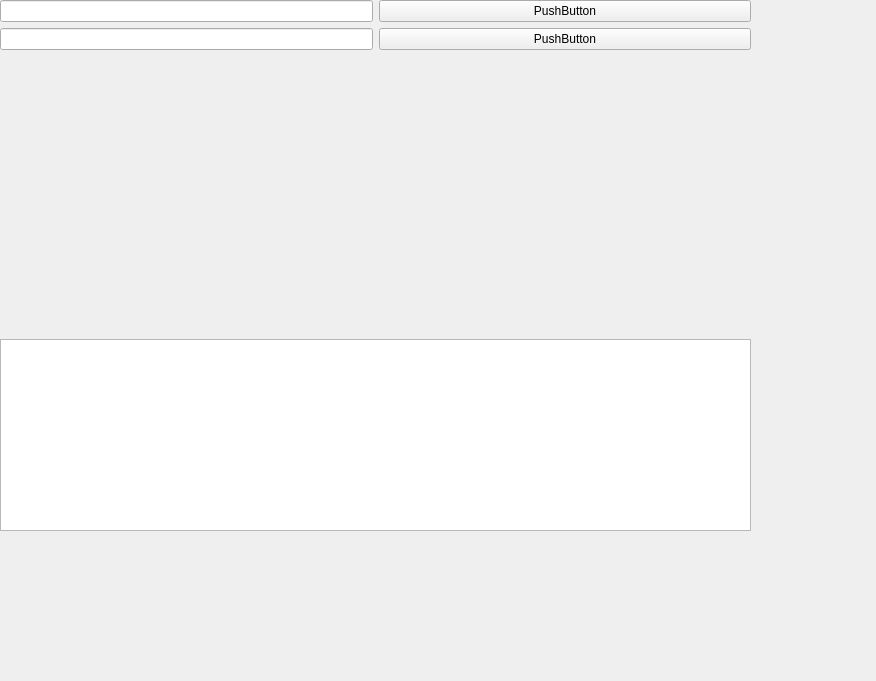
<?xml version="1.0" encoding="UTF-8"?>
<ui version="4.0">
 <class>Form</class>
 <widget class="QWidget" name="Form">
  <property name="geometry">
   <rect>
    <x>0</x>
    <y>0</y>
    <width>876</width>
    <height>681</height>
   </rect>
  </property>
  <property name="focusPolicy">
   <enum>Qt::TabFocus</enum>
  </property>
  <property name="windowTitle">
   <string>Form</string>
  </property>
  <widget class="QWidget" name="verticalLayoutWidget">
   <property name="geometry">
    <rect>
     <x>0</x>
     <y>0</y>
     <width>751</width>
     <height>531</height>
    </rect>
   </property>
   <layout class="QVBoxLayout" name="verticalLayout">
    <property name="sizeConstraint">
     <enum>QLayout::SetDefaultConstraint</enum>
    </property>
    <property name="leftMargin">
     <number>0</number>
    </property>
    <item>
     <layout class="QHBoxLayout" name="horizontalLayout">
      <item>
       <layout class="QVBoxLayout" name="verticalLayout_2">
        <item>
         <widget class="QLineEdit" name="lineEdit">
          <property name="sizePolicy">
           <sizepolicy hsizetype="Preferred" vsizetype="Fixed">
            <horstretch>0</horstretch>
            <verstretch>0</verstretch>
           </sizepolicy>
          </property>
         </widget>
        </item>
        <item>
         <widget class="QLineEdit" name="lineEdit_2">
          <property name="sizePolicy">
           <sizepolicy hsizetype="Preferred" vsizetype="Fixed">
            <horstretch>0</horstretch>
            <verstretch>0</verstretch>
           </sizepolicy>
          </property>
         </widget>
        </item>
       </layout>
      </item>
      <item>
       <layout class="QVBoxLayout" name="verticalLayout_3">
        <item>
         <widget class="QPushButton" name="pushButton">
          <property name="text">
           <string>PushButton</string>
          </property>
         </widget>
        </item>
        <item>
         <widget class="QPushButton" name="pushButton_2">
          <property name="text">
           <string>PushButton</string>
          </property>
         </widget>
        </item>
       </layout>
      </item>
     </layout>
    </item>
    <item>
     <widget class="QWidget" name="mplwindow" native="true">
      <property name="sizePolicy">
       <sizepolicy hsizetype="Expanding" vsizetype="Expanding">
        <horstretch>0</horstretch>
        <verstretch>0</verstretch>
       </sizepolicy>
      </property>
      <property name="baseSize">
       <size>
        <width>500</width>
        <height>200</height>
       </size>
      </property>
     </widget>
    </item>
    <item>
     <widget class="QTextBrowser" name="textBrowser">
      <property name="sizePolicy">
       <sizepolicy hsizetype="Preferred" vsizetype="Preferred">
        <horstretch>0</horstretch>
        <verstretch>0</verstretch>
       </sizepolicy>
      </property>
      <property name="minimumSize">
       <size>
        <width>0</width>
        <height>50</height>
       </size>
      </property>
      <property name="maximumSize">
       <size>
        <width>16777215</width>
        <height>16777215</height>
       </size>
      </property>
     </widget>
    </item>
   </layout>
  </widget>
  <zorder>verticalLayoutWidget</zorder>
  <zorder>mplwindow</zorder>
  <zorder>textBrowser</zorder>
 </widget>
 <resources/>
 <connections/>
</ui>
